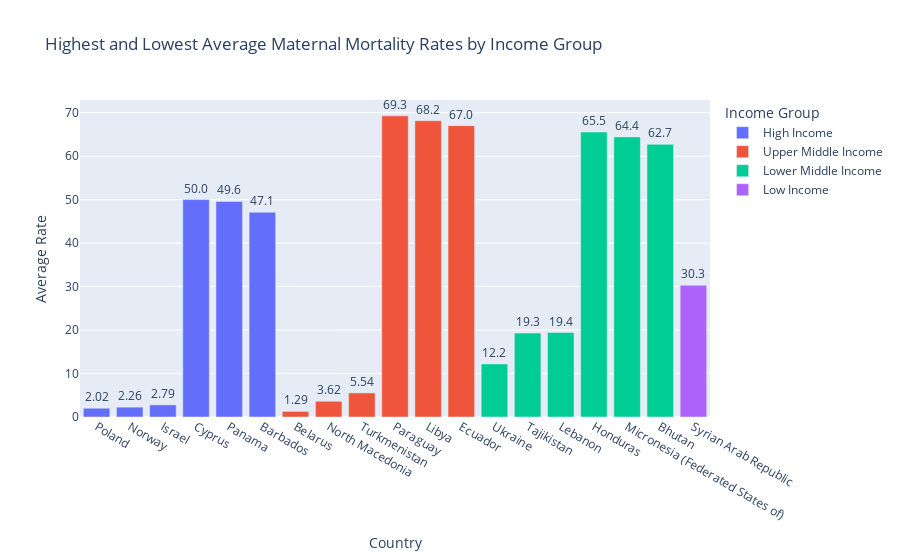

Source (notebook cell):
### Code cell
fig = px.bar(income_df, y='AVG(Mortality_ratio)', x='Country', color = "Income Group", text_auto='.3s',
            title="Highest and Lowest Average Maternal Mortality Rates by Income Group")
fig.update_yaxes(title='Average Rate')
fig.update_traces(textangle=0, textposition="outside", cliponaxis=False)
fig.show()

### Figure 1 — Plotly figure (JSON) as saved in the notebook; plotly's stock layout.template omitted (floating-point values rounded to 4 significant figures)
{"data": [{"alignmentgroup": "True", "cliponaxis": false, "hovertemplate": "Income Group=High Income<br>Country=%{x}<br>AVG(Mortality_ratio)=%{y}<extra></extra>", "legendgroup": "High Income", "marker": {"color": "#636efa", "pattern": {"shape": ""}}, "name": "High Income", "offsetgroup": "High Income", "orientation": "v", "showlegend": true, "textangle": 0, "textposition": "outside", "texttemplate": "%{y:.3s}", "type": "bar", "x": ["Poland", "Norway", "Israel", "Cyprus", "Panama", "Barbados"], "xaxis": "x", "y": [2.017, 2.263, 2.787, 50.02, 49.59, 47.09], "yaxis": "y"}, {"alignmentgroup": "True", "cliponaxis": false, "hovertemplate": "Income Group=Upper Middle Income<br>Country=%{x}<br>AVG(Mortality_ratio)=%{y}<extra></extra>", "legendgroup": "Upper Middle Income", "marker": {"color": "#EF553B", "pattern": {"shape": ""}}, "name": "Upper Middle Income", "offsetgroup": "Upper Middle Income", "orientation": "v", "showlegend": true, "textangle": 0, "textposition": "outside", "texttemplate": "%{y:.3s}", "type": "bar", "x": ["Belarus", "North Macedonia", "Turkmenistan", "Paraguay", "Libya", "Ecuador"], "xaxis": "x", "y": [1.286, 3.616, 5.539, 69.28, 68.17, 67.01], "yaxis": "y"}, {"alignmentgroup": "True", "cliponaxis": false, "hovertemplate": "Income Group=Lower Middle Income<br>Country=%{x}<br>AVG(Mortality_ratio)=%{y}<extra></extra>", "legendgroup": "Lower Middle Income", "marker": {"color": "#00cc96", "pattern": {"shape": ""}}, "name": "Lower Middle Income", "offsetgroup": "Lower Middle Income", "orientation": "v", "showlegend": true, "textangle": 0, "textposition": "outside", "texttemplate": "%{y:.3s}", "type": "bar", "x": ["Ukraine", "Tajikistan", "Lebanon", "Honduras", "Micronesia (Federated States of)", "Bhutan"], "xaxis": "x", "y": [12.2, 19.3, 19.43, 65.55, 64.44, 62.72], "yaxis": "y"}, {"alignmentgroup": "True", "cliponaxis": false, "hovertemplate": "Income Group=Low Income<br>Country=%{x}<br>AVG(Mortality_ratio)=%{y}<extra></extra>", "legendgroup": "Low Income", "marker": {"color": "#ab63fa", "pattern": {"shape": ""}}, "name": "Low Income", "offsetgroup": "Low Income", "orientation": "v", "showlegend": true, "textangle": 0, "textposition": "outside", "texttemplate": "%{y:.3s}", "type": "bar", "x": ["Syrian Arab Republic"], "xaxis": "x", "y": [30.3], "yaxis": "y"}], "layout": {"barmode": "relative", "legend": {"title": {"text": "Income Group"}, "tracegroupgap": 0}, "title": {"text": "Highest and Lowest Average Maternal Mortality Rates by Income Group"}, "xaxis": {"anchor": "y", "domain": [0, 1], "title": {"text": "Country"}}, "yaxis": {"anchor": "x", "domain": [0, 1], "title": {"text": "Average Rate"}}}}
